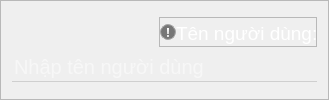
              <widget class="QFrame" name="Wrap_User_Frame">
               <property name="frameShape">
                <enum>QFrame::StyledPanel</enum>
               </property>
               <property name="frameShadow">
                <enum>QFrame::Raised</enum>
               </property>
               <layout class="QGridLayout" name="gridLayout_6">
                <property name="verticalSpacing">
                 <number>0</number>
                </property>
                <item row="0" column="0" alignment="Qt::AlignRight">
                 <widget class="QFrame" name="UserLabel">
                  <property name="minimumSize">
                   <size>
                    <width>0</width>
                    <height>30</height>
                   </size>
                  </property>
                  <property name="maximumSize">
                   <size>
                    <width>16777215</width>
                    <height>30</height>
                   </size>
                  </property>
                  <property name="frameShape">
                   <enum>QFrame::StyledPanel</enum>
                  </property>
                  <property name="frameShadow">
                   <enum>QFrame::Raised</enum>
                  </property>
                  <layout class="QHBoxLayout" name="horizontalLayout_20">
                   <property name="spacing">
                    <number>0</number>
                   </property>
                   <property name="leftMargin">
                    <number>0</number>
                   </property>
                   <property name="topMargin">
                    <number>0</number>
                   </property>
                   <property name="rightMargin">
                    <number>0</number>
                   </property>
                   <property name="bottomMargin">
                    <number>0</number>
                   </property>
                   <item>
                    <widget class="QPushButton" name="Note_User">
                     <property name="minimumSize">
                      <size>
                       <width>16</width>
                       <height>16</height>
                      </size>
                     </property>
                     <property name="maximumSize">
                      <size>
                       <width>16</width>
                       <height>16</height>
                      </size>
                     </property>
                     <property name="font">
                      <font>
                       <family>Segoe UI Black</family>
                       <weight>75</weight>
                       <bold>true</bold>
                      </font>
                     </property>
                     <property name="toolTip">
                      <string>&lt;html&gt;&lt;head/&gt;&lt;body&gt;&lt;p&gt;Tên người dùng yêu cầu tối thiểu 6 kí tự, không kí tự đặc biệt.&lt;/p&gt;&lt;p&gt;bao gồm trong phạm vi kí tự A..Z a..z 0..9 @/_. khoảng trắng và &lt;/p&gt;&lt;p&gt;có thể gõ chữ Tiếng Việt.&lt;/p&gt;&lt;/body&gt;&lt;/html&gt;</string>
                     </property>
                     <property name="styleSheet">
                      <string notr="true">QPushButton {
background-color: rgb(118, 118, 118);
border-radius: 8px;
border: 1px solid rgb(167, 167, 167);
color: rgb(255, 255, 255);
}

QToolTip {
color: rgb(255, 255, 255);
background-color: rgb(35, 44, 51);
min-width: 200px;
min-height: 20px;
}
</string>
                     </property>
                     <property name="text">
                      <string>!</string>
                     </property>
                     <property name="shortcut">
                      <string notr="true"/>
                     </property>
                    </widget>
                   </item>
                   <item>
                    <widget class="QLabel" name="User_label">
                     <property name="minimumSize">
                      <size>
                       <width>140</width>
                       <height>30</height>
                      </size>
                     </property>
                     <property name="maximumSize">
                      <size>
                       <width>140</width>
                       <height>30</height>
                      </size>
                     </property>
                     <property name="font">
                      <font>
                       <family>Segoe UI</family>
                       <pointsize>14</pointsize>
                      </font>
                     </property>
                     <property name="styleSheet">
                      <string notr="true">background: transparent;
color: rgb(255, 255, 255);</string>
                     </property>
                     <property name="text">
                      <string>Tên người dùng:</string>
                     </property>
                    </widget>
                   </item>
                  </layout>
                 </widget>
                </item>
                <item row="1" column="0">
                 <widget class="QLineEdit" name="UserBox">
                  <property name="minimumSize">
                   <size>
                    <width>305</width>
                    <height>30</height>
                   </size>
                  </property>
                  <property name="maximumSize">
                   <size>
                    <width>305</width>
                    <height>30</height>
                   </size>
                  </property>
                  <property name="font">
                   <font>
                    <family>Segoe UI</family>
                    <pointsize>15</pointsize>
                   </font>
                  </property>
                  <property name="toolTip">
                   <string/>
                  </property>
                  <property name="styleSheet">
                   <string notr="true">QLineEdit {
background: transparent;
border-bottom: 1px solid rgb(204, 204, 204);
border-radius: none;
color: rgb(255, 255, 255);
}

QLineEdit {
border-bottom: 1px solid rgb(207, 207, 207);
}</string>
                  </property>
                  <property name="text">
                   <string/>
                  </property>
                  <property name="maxLength">
                   <number>31</number>
                  </property>
                  <property name="echoMode">
                   <enum>QLineEdit::Normal</enum>
                  </property>
                  <property name="alignment">
                   <set>Qt::AlignLeading|Qt::AlignLeft|Qt::AlignVCenter</set>
                  </property>
                  <property name="placeholderText">
                   <string>Nhập tên người dùng</string>
                  </property>
                 </widget>
                </item>
               </layout>
              </widget>
